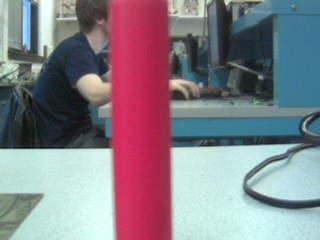
%> input picture SEEK/Calib/265R.jpg, 320 x 240 px
$ octave --eval "Calibrate('265R.jpg');"   (GNU Octave 9; MATLAB toolbox functions it lacks are replaced by stand-ins)
%> lines starting %> are read from the running program, lines starting %| are printed output that depends on the picture; in (x1, y1, x2, y2) boxes, pixels count from 0 and x2, y2 are one past the last pixel; in counts of white or black regions, pixels touching at a corner belong together; the program's own positions count from 1
### SEEK/Calib/getDist.m
function [distance]=getDist(area,colour)

% area=area;
distance=-1;
if(colour==1)%red
    Area_17o5 = 195*73;
    Area_20 = 207*57;
    Area_25 = 201*62;
    Area_30 = 188*66;
    Area_35 = 171*37;
    Area_40 = 147*28;
    Area_50 = 116*22;
    Area_60 = 94*16;
    Area_70 = 79*14;
    Area_80 = 68*11;
    Area_90 = 59*9;
    Area_100 = 54*8;


    if(area<200*80 && area >=Area_35)
        D1=sqrt(Area_17o5/area)*17.5;
        D2=sqrt(Area_20/area)*20;
        D3=sqrt(Area_25/area)*25;
        D4=sqrt(Area_30/area)*30;
        D5=sqrt(Area_35/area)*35;
        distance = (D1 + D2 + D3 + D4 + D5)/5;
    end

elseif(colour==2)%green
    Area_25 = 229*172;
    Area_30 = 210*138;
    Area_35 = 183*116;
    Area_40 = 160*88;
    Area_50 = 124*74;
    Area_60 = 105*59;
    Area_70 = 84*51;
    Area_80 = 75*48;
    Area_90 = 66*41;
    Area_100 = 58*36;

    if(area<230*180 && area >=Area_35)
        D3=sqrt(Area_25/area)*25;
        D4=sqrt(Area_30/area)*30;
        D5=sqrt(Area_35/area)*35;
        distance = (D3 + D4 +D5 )/2;
    end

else%blue
    Area_25 = 229*173;
    Area_30 = 215*147;
    Area_35 = 191*125;
    Area_40 = 166*109;
    Area_50 = 133*89;
    Area_60 = 107*73;
    Area_70 = 88*59;
    Area_80 = 77*52;
    Area_90 = 68*46;
    Area_100 = 60*41;
    if(area<230*180 && area >=Area_35)
        D3=sqrt(Area_25/area)*25;
        D4=sqrt(Area_30/area)*30;
        D5=sqrt(Area_35/area)*35;
        distance = (D3 + D4 +D5 )/2;
    end
end

if(area<Area_35 && area >=Area_60)
    D1=sqrt(Area_40/area)*40;
    D2=sqrt(Area_50/area)*50;
    D3=sqrt(Area_60/area)*60;
    distance = (D1 + D2 + D3)/3;
elseif(area<Area_60 && area >=Area_100)
    D1=sqrt(Area_70/area)*70;
    D2=sqrt(Area_80/area)*80;
    D3=sqrt(Area_90/area)*90;
    D4=sqrt(Area_100/area)*100;
    distance = (D1 + D2 + D3 + D4)/4;
end
distance
end

### SEEK/Calib/Calibrate.m
function Calibrate(filename)
%> called with filename = '265R.jpg'
clc
I=imread(filename);
%> I is the input picture: size 240x320x3 uint8; mean R, G, B 133.4, 128, 136.7
hsvI=rgb2hsv(I);
%> hsvI: size 240x320x3 double; mean H, S, V 0.573, 0.329, 0.621

%% Seperate out the Red Green and Blue Regions
redMask=(hsvI(:,:,1)<=0.1|hsvI(:,:,1)>=0.74)&(hsvI(:,:,2)>=0.5 & hsvI(:,:,2)<=1 & hsvI(:,:,3)>0.1);
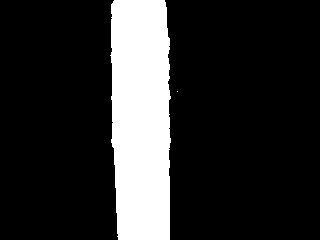
%> redMask: size 240x320 logical; 17.5% white; 2 white regions (1 under 20 px), largest, box (x1, y1, x2, y2) and area: (110, 0, 171, 240) 13452
redMask_filled=imfill(redMask,'holes');
figure(1);
imshow(redMask_filled);


blueMask=(hsvI(:,:,1)>=0.5&hsvI(:,:,1)<=0.67& hsvI(:,:,2)>=0.5 & hsvI(:,:,2)<=1& hsvI(:,:,3)>0.1);
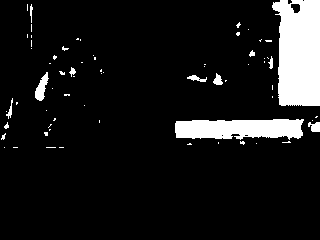
%> blueMask: size 240x320 logical; 9.8% white; 68 white regions (56 under 20 px), largest, box (x1, y1, x2, y2) and area: (272, 0, 320, 106) 4313, (175, 119, 304, 140) 2239, (35, 72, 49, 101) 207
blueMask_filled=imfill(blueMask,'holes');
%> blueMask_filled: size 240x320 logical; 9.8% white; 68 white regions (56 under 20 px), largest, box (x1, y1, x2, y2) and area: (272, 0, 320, 106) 4377, (175, 119, 304, 140) 2243, (35, 72, 49, 101) 207
figure(2);
imshow(blueMask_filled);

greenMask=((hsvI(:,:,1)>0 & hsvI(:,:,1)<=0.5) & hsvI(:,:,2)>=0.4 & hsvI(:,:,2)<=1 & hsvI(:,:,3)>0.05);
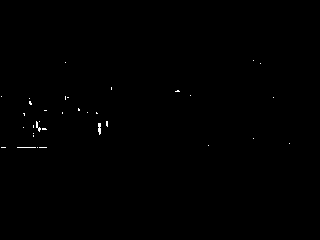
%> greenMask: size 240x320 logical; 0.22% white in thin lines or dots, all inside (x1, y1, x2, y2) = (1, 60, 290, 148)
greenMask_filled=imfill(greenMask,'holes');
figure(4);
imshow(greenMask_filled);

statsRed=regionprops(redMask_filled,'Area','PixelList','Centroid');
%> statsRed = 2 regions; Area and Centroid: 13452 [141.7 119.1], 1 [178 92]
bigRed=find([statsRed(:).Area]==max([statsRed(:).Area]));
%> bigRed = 1
redCenter = statsRed(bigRed).Centroid;
%> redCenter = [141.7 119.1]
redHeight = max(statsRed(bigRed).PixelList(:,2)) - min(statsRed(bigRed).PixelList(:,2))
%> redHeight = 239
redWidth = max(statsRed(bigRed).PixelList(:,1)) - min(statsRed(bigRed).PixelList(:,1))
%> redWidth = 60
redArea = redHeight * redWidth
%> redArea = 14340
getDist(redArea,1);
%> in getDist, `D1=sqrt(Area_17o5/area)*17.5;`: D1 = 17.44
%> in getDist, `D2=sqrt(Area_20/area)*20;`: D2 = 18.14
%> in getDist, `D3=sqrt(Area_25/area)*25;`: D3 = 23.31
%> in getDist, `D4=sqrt(Area_30/area)*30;`: D4 = 27.91
%> in getDist, `D5=sqrt(Area_35/area)*35;`: D5 = 23.25
%> in getDist, `distance = (D1 + D2 + D3 + D4 + D5)/5;`: distance = 22.01

statsGreen=regionprops(greenMask_filled,'Area','PixelList','Centroid');
%> statsGreen = 34 regions; largest, Area and Centroid: 30 [100.1 129], 23 [38.5 127.3], 19 [27 148], 11 [107.5 124.3], 9 [30.9 103.6]
bigGreen=find([statsGreen(:).Area]==max([statsGreen(:).Area]));
%> bigGreen = 24
greenCenter = statsGreen(bigGreen).Centroid;
%> greenCenter = [100.1 129]
GreenHeight = max(statsGreen(bigGreen).PixelList(:,2)) - min(statsGreen(bigGreen).PixelList(:,2))
%> GreenHeight = 11
GreenWidth = max(statsGreen(bigGreen).PixelList(:,1)) - min(statsGreen(bigGreen).PixelList(:,1))
%> GreenWidth = 2
GreenArea = GreenHeight * GreenWidth
%> GreenArea = 22

statsBlue=regionprops(blueMask_filled,'Area','PixelList','Centroid');
%> statsBlue = 68 regions; largest, Area and Centroid: 4377 [299.7 53.2], 2243 [239.7 129.4], 207 [42.3 88.5], 91 [315.5 127.5], 72 [218.6 80.8]
bigBlue=find([statsBlue(:).Area]==max([statsBlue(:).Area]));
%> bigBlue = 62
blueCenter = statsBlue(bigBlue).Centroid;
%> blueCenter = [299.7 53.24]
BlueHeight = max(statsBlue(bigBlue).PixelList(:,2)) - min(statsBlue(bigBlue).PixelList(:,2))
%> BlueHeight = 105
BlueWidth = max(statsBlue(bigBlue).PixelList(:,1)) - min(statsBlue(bigBlue).PixelList(:,1))
%> BlueWidth = 47
BlueArea = BlueHeight * BlueWidth
%> BlueArea = 4935

end
